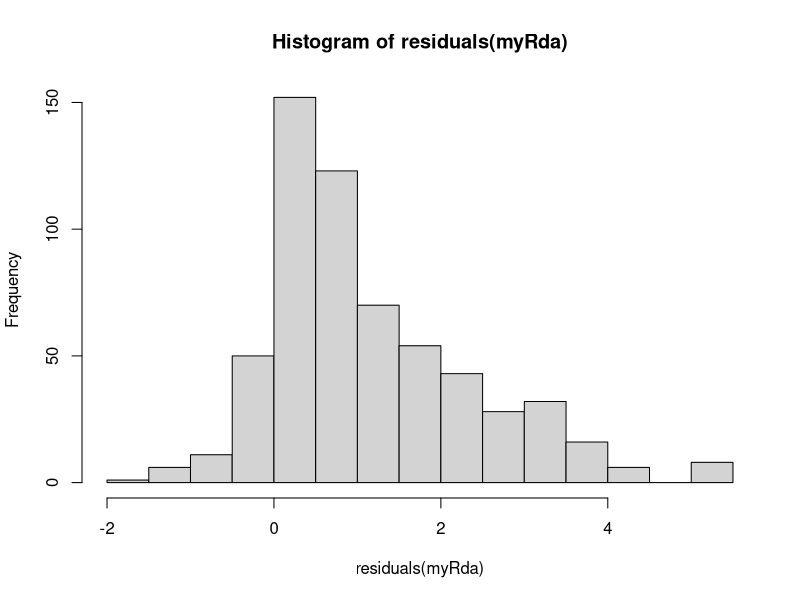
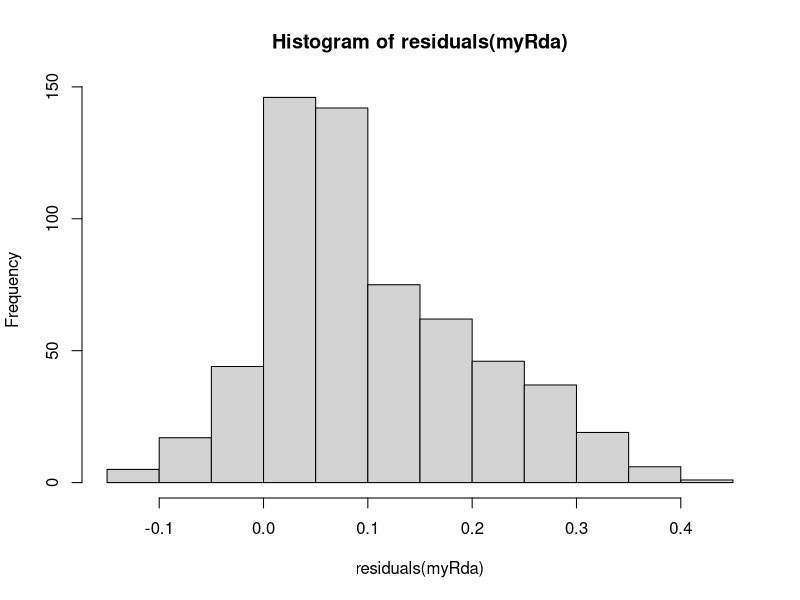
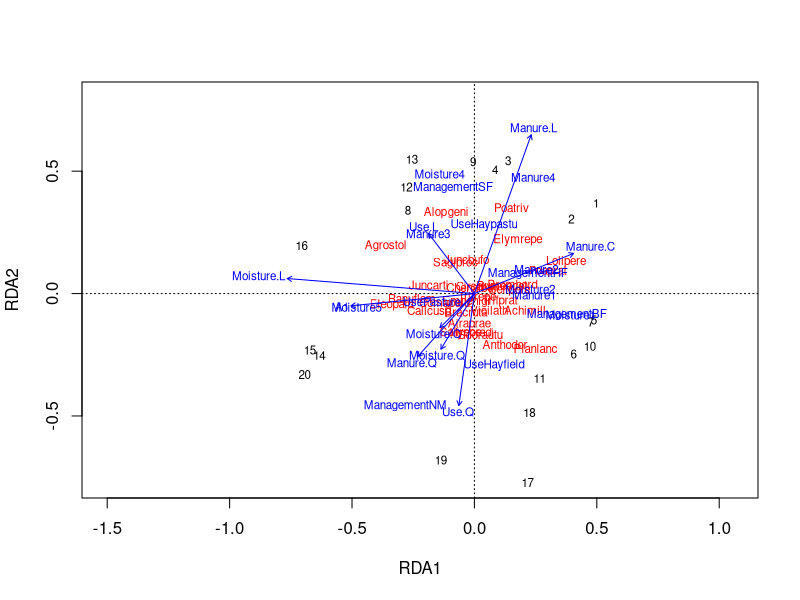

These charts were generated, in order, by the following R code:
# This script will be a tutorial on using RDA. This tutorial should 
# be run with an instructor present, but independent development is 
# encouraged.

require(vegan)
data(dune)
data("dune.env")

?dune.env
# Important to understand your data!
class(dune.env$Moisture)
class(dune.env$Management)

myRda <- rda(
  dune ~ 
    A1 + Moisture + Management + Use + Manure,
   data = dune.env
  )

str(myRda)

myRda$terminfo

# Some variables are so well correlated that the vegan RDA
# routine removes all but one and uses that as the "alias"
# for the others. Let's find out which ones were aliased...
myRda$CCA$alias



hist(residuals(myRda))

dune.hel <- decostand(dune, method = "hellinger")

myRda <- rda(
  dune.hel ~ 
    A1 + Moisture + Management + Use + Manure,
  data = dune.env
)

hist(residuals(myRda))

ordiplot(myRda, type = "text" )
#identify(scores(myRda, choices = 1:2, display = "species"), labels = )

set.seed(123)
myRda.anova <- anova.cca(myRda)
str(myRda.anova)



